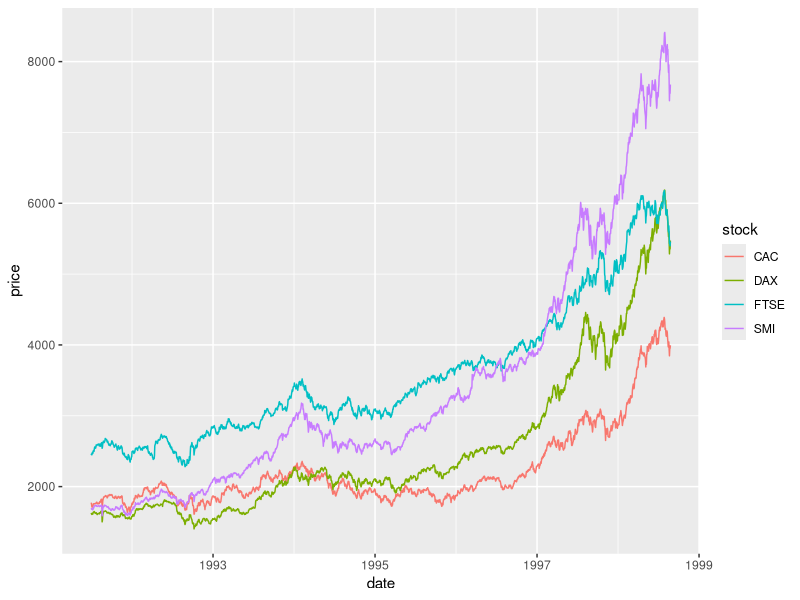
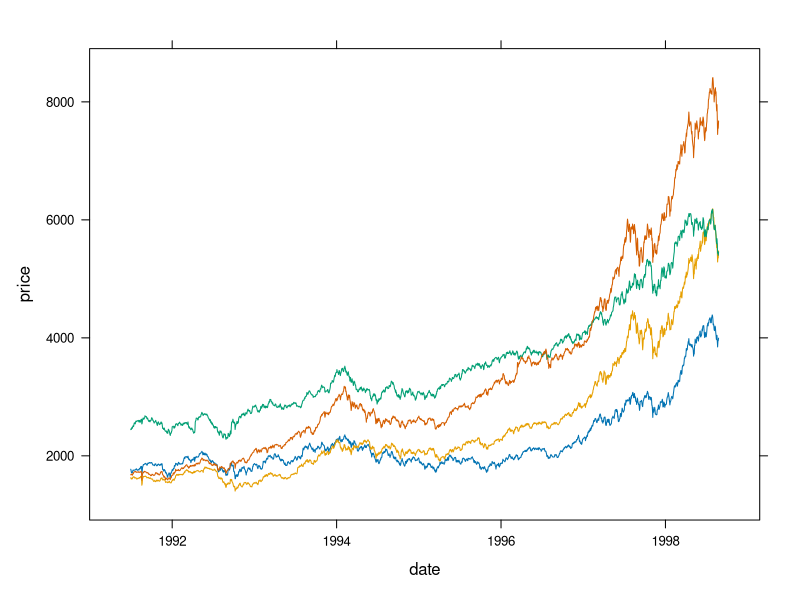
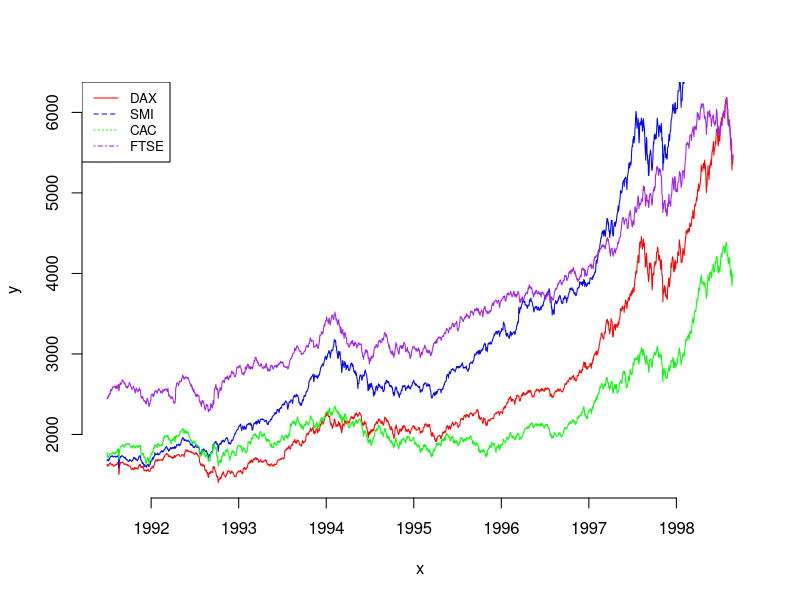
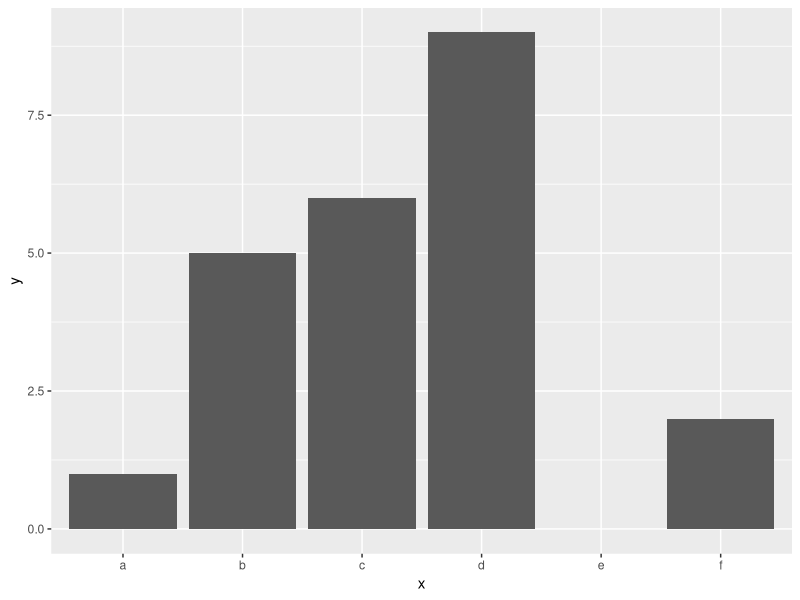
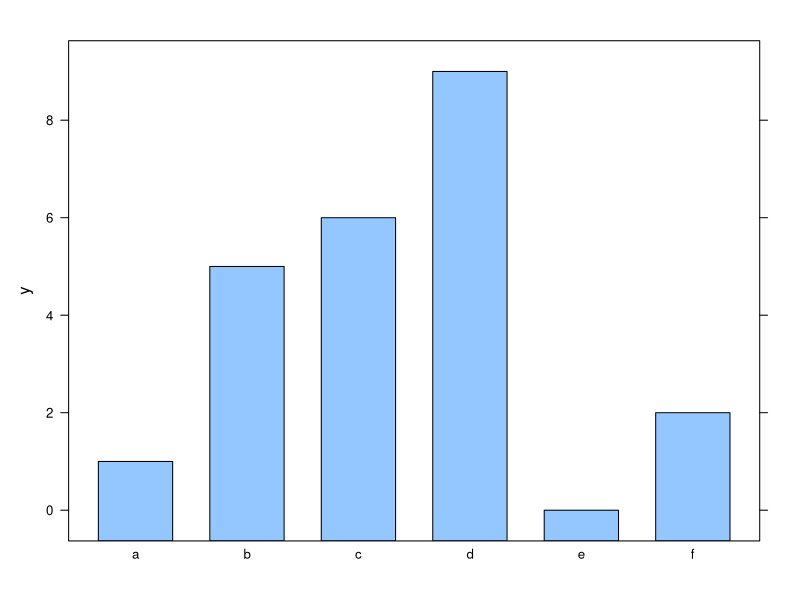
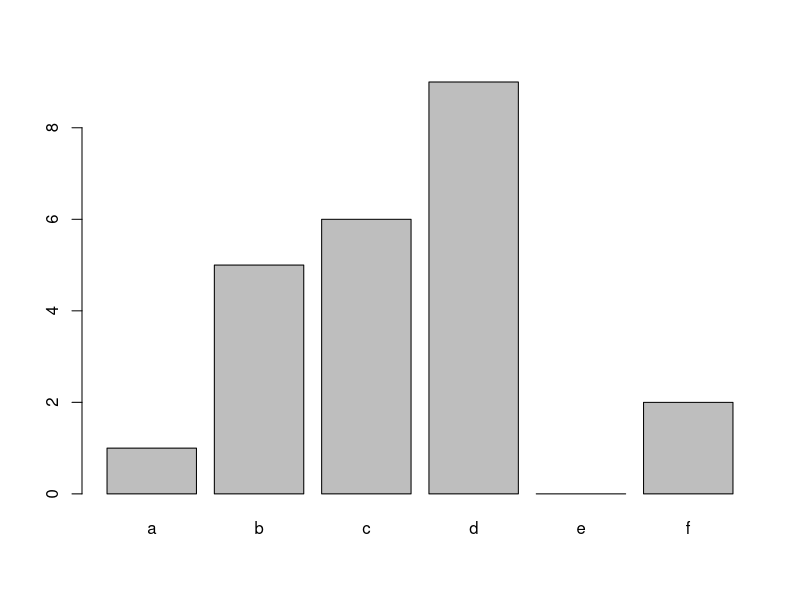
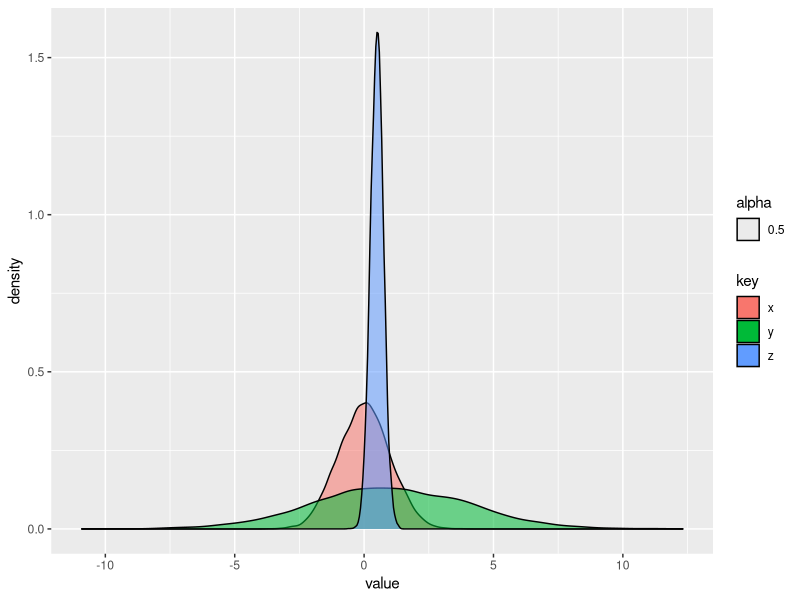
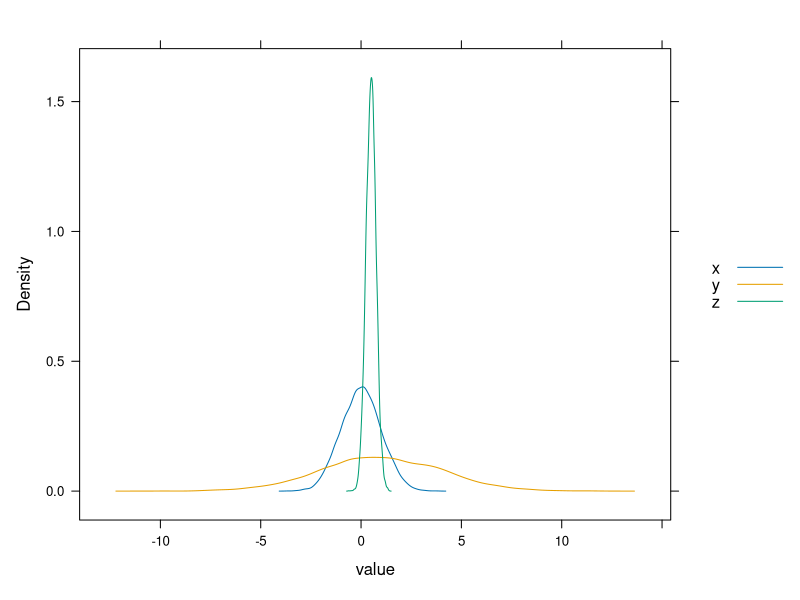

Source code (R) for these figures, in order:
## ---- chunk 1
knitr::opts_chunk$set(echo = TRUE, warning = FALSE, error = FALSE, message = FALSE, results = 'hide')
data("EuStockMarkets")
library(tidyr)
library(ggplot2)
library(dplyr)
library(lattice)

timings = data.frame()

## ---- chunk 2
df <- cbind(as.data.frame(EuStockMarkets), data.frame(date=as.vector(time(EuStockMarkets))))
gathered_df <- gather(df, stock, price, -date)
## ---- chunk 3
ggplot_time <- system.time(
  print(ggplot(gathered_df, aes(x=date, y=price, color=stock)) + geom_line())
)[['elapsed']]

## ---- chunk 4
lattice_time <- system.time(
  print(xyplot(price~date, data = gathered_df, groups = stock, type='l'))
)[['elapsed']]
## ---- chunk 5
plot_with_graphics <- function (){
  
  # 2. Plot a first line
  plot(df[['date']], df[['DAX']], type = "l", frame = FALSE, pch = 18,
       col = "red", xlab = "x", ylab = "y")
  
  # 3. Add a second line
  lines(df[['date']], df[['SMI']], pch = 18, col = "blue", type = "l")
  # 3. Add a second line
  lines(df[['date']], df[['CAC']], pch = 18, col = "green", type = "l")
  # 3. Add a second line
  lines(df[['date']], df[['FTSE']], pch = 18, col = "purple", type = "l")
  
  # 4. Add a legend to the plot and set legend lty
  legend("topleft", legend = c("DAX", "SMI", "CAC", "FTSE"),
         col = c("red", "blue", "green", "purple"), lty = 1:4, cex = 0.8)
  
}

graphics_time <- system.time(plot_with_graphics())[['elapsed']]

## ---- chunk 6
timings <- rbind(timings, data.frame(graphics_time = graphics_time, ggplot_time = ggplot_time, lattice_time = lattice_time, type='lines'))
## ---- chunk 7
df <- data.frame(y=c(1, 5 ,6 , 9 , 0 , 2), x=c('a', 'b', 'c', 'd', 'e', 'f'))
## ---- chunk 8
ggplot_time <- system.time(print(
            ggplot(df, aes(x=x,y=y)) + geom_bar(stat='identity'))
          )[['elapsed']]
## ---- chunk 9
lattice_time <- system.time(print(barchart(y~x, data=df)))[['elapsed']]
## ---- chunk 10
graphics_time <- system.time( barplot(df[['y']], names=df[['x']]) )[['elapsed']]
## ---- chunk 11
timings <- rbind(timings, data.frame(graphics_time = graphics_time, ggplot_time = ggplot_time, lattice_time = lattice_time, type='barplot'))
## ---- chunk 12
n <- 10000
df <- data.frame(x = rnorm(n, mean=0, sd=1), 
                 y = rnorm(n, mean=1, sd=3), 
                 z = rnorm(n, mean=0.5, sd=0.25)) 
gathered_data <- gather(df, key, value)
## ---- chunk 13
ggplot_time <- system.time(
  print(ggplot(gathered_data, aes(x=value, fill=key, alpha=0.5)) + geom_density())
)[['elapsed']]
## ---- chunk 14
lattice_time <- system.time({
  print(densityplot(~value, data=gathered_data, groups=key, plot.points=FALSE, auto.key=TRUE))
})[['elapsed']]
## ---- chunk 15
graphics_density <- function(){
  plot(density(df[['x']], from=-5, to=5), col='red', ylim=c(0,2), xlim=c(-5,5), main='density', xlab='x')
  lines(density(df[['y']], from=-5, to=5), col='blue')
  lines(density(df[['z']], from=-5, to=5), col='green')
  legend("topleft", legend = colnames(df),  col = c("red", "blue", "green"), lty = 1:4, cex = 0.8)
}

graphics_time <- system.time(graphics_density())[['elapsed']]
## ---- chunk 16
timings <- rbind(timings, data.frame(graphics_time = graphics_time, ggplot_time = ggplot_time, lattice_time = lattice_time, type='density plot'))

## ---- chunk 17
n <- 10000
df <- data.frame(x = rnorm(n, mean=0, sd=1), 
                 y = rnorm(n, mean=1, sd=3), 
                 z = rnorm(n, mean=0.5, sd=0.25)) 
gathered_data <- gather(df, key, value)
## ---- chunk 18
ggplot_time <- system.time({
  print(ggplot(gathered_data, aes(x=key, y=value)) + geom_boxplot())
})[['elapsed']]

## ---- chunk 19

lattice_time <- system.time({
  print(bwplot(value~key, data=gathered_data, groups=key, plot.points=FALSE))
})[['elapsed']]
## ---- chunk 20
graphics_density <- function(){
  boxplot(value~key, data = gathered_data)
}

graphics_time <- system.time(graphics_density())[['elapsed']]
## ---- chunk 21
timings <- rbind(timings, data.frame(graphics_time = graphics_time, ggplot_time = ggplot_time, lattice_time = lattice_time, type='box plot'))
## ---- chunk 22
  data(iris)
## ---- chunk 23
  ggplot_scatter_time <- system.time(
    print( ggplot(iris, aes(x=Sepal.Length, y=Sepal.Width, color=Species)) + geom_point() )
  )[['elapsed']]
## ---- chunk 24
  lattice_scatter_time <- system.time({
    print( xyplot(Sepal.Width~Sepal.Length, data=iris, group=Species, auto.key = TRUE) )
  })[['elapsed']]
## ---- chunk 25
  graphics_scatter <- function(){
    plot(iris[['Sepal.Length']], iris[['Sepal.Width']], pch=21, bg=c("red","green","blue")[unclass(iris$Species)], 
         main="Iris", xlab='Sepal.Length', ylab='Sepal.Width' )
    legend("topleft", legend = unique(factor(iris$Species)),  col = c("red", "green", "blue"), lty = 1:4, cex = 0.8)
  }
  
  graphics_scatter_time <- system.time(graphics_scatter())[['elapsed']]
## ---- chunk 26
  timings <- rbind(timings, data.frame(graphics_time = graphics_scatter_time, ggplot_time = ggplot_scatter_time, lattice_time = lattice_scatter_time, type='scatter'))
  
## ---- chunk 27
gather(timings, method, time, - type) %>% 
  ggplot(aes(x=type, y=time, fill=method)) + geom_bar(stat='identity', position='dodge')
